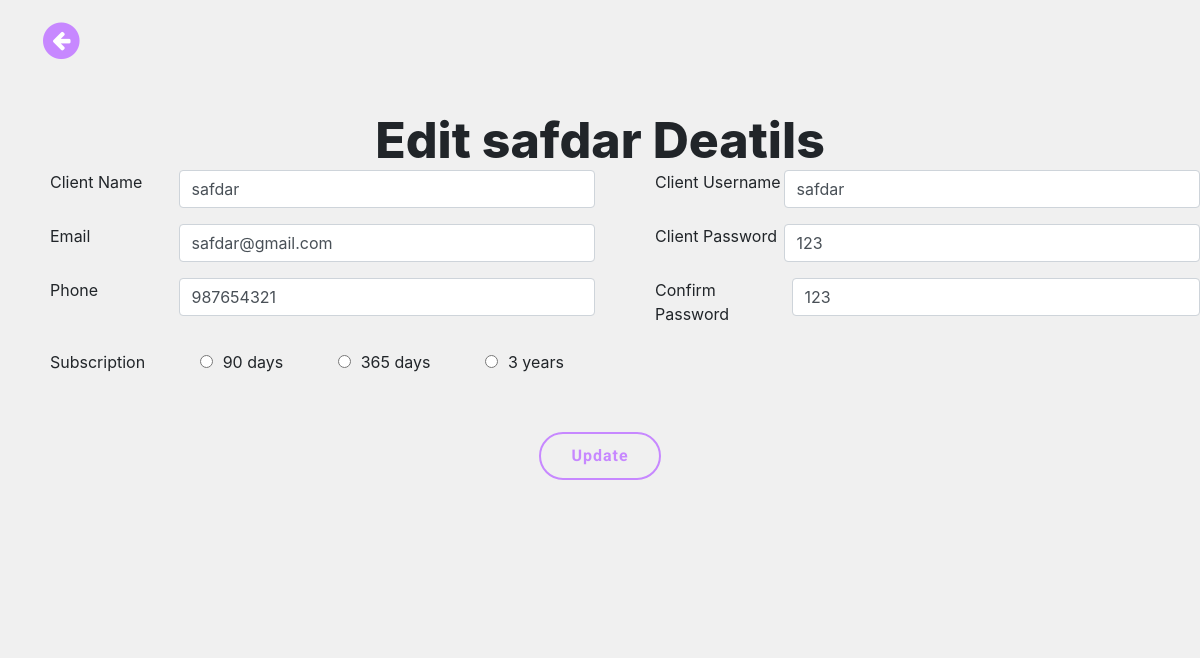
Page /admin/editclient.php?id=3 on the committed database.
### tables this page shows
CREATE TABLE `client` (
  `id` int(255) NOT NULL,
  `name` varchar(255) NOT NULL,
  `email` varchar(255) NOT NULL,
  `mobile` varchar(255) NOT NULL,
  `subscription` varchar(255) NOT NULL,
  `startdate` timestamp NOT NULL DEFAULT current_timestamp(),
  `username` varchar(255) NOT NULL,
  `password` varchar(255) NOT NULL,
  `message` varchar(255) NOT NULL,
  `status` varchar(255) NOT NULL
);

### admin/editclient.php (the view, shortened to what this page needs)
<!DOCTYPE html>
<html>
<head>
  <link rel="stylesheet" href="../style.css">
    <link rel="stylesheet" href="https://maxcdn.bootstrapcdn.com/bootstrap/4.4.1/css/bootstrap.min.css">
    <link rel="stylesheet" href="https://cdnjs.cloudflare.com/ajax/libs/font-awesome/4.7.0/css/font-awesome.css">
</head>
 <body>
  <a href="viewclient.php"><span class="fa-stack fa-lg"><i class="fa fa-circle fa-stack-2x"></i><i class="fa fa-arrow-left fa-stack-1x fa-inverse"></i></span></a>
 <form action="" method="POST" class="form2">
  <?php
  include "../connect.php";
  $ids= $_GET['id'];
  $showquery= "select * from client where id={$ids}";
  $showdata= mysqli_query($con,$showquery);
  $arrdata= mysqli_fetch_array($showdata);
      ?>
      <h1 class="form-heading">Edit <?php echo $arrdata['name'] ?> Deatils</h1>
        <div class="form-row">
          <div class="form-group col-md-6">
              <label for="inputEmail4">Client Name</label>
              <input type="text" class="form-control" name='name' value="<?php echo $arrdata['name'] ?>" >
          </div>
           <div class="form-group col-md-6">
              <label for="inputPassword4">Client Username</label>
              <input type="text" class="form-control" name="username" value="<?php echo $arrdata['username'] ?>">
           </div>
        </div>
        <div class="form-row">
          <div class="form-group col-md-6">
              <label for="inputAddress">Email</label>
              <input type="email" class="form-control" name="email" value="<?php echo $arrdata['email'] ?>" >
          </div>
          <div class="form-group col-md-6">
              <label for="inputAddress2">Client Password</label>
              <input type="text" class="form-control" name="password" value="<?php echo $arrdata['password'] ?>">
          </div>
        </div>
        <div class="form-row">
          <div class="form-group col-md-6">
            <label for="inputCity">Phone</label>
            <input type="text" class="form-control" name="phone" value="<?php echo $arrdata['mobile'] ?>">
          </div>
          <div class="form-group col-md-6">
            <label for="inputCity">Confirm Password</label>
            <input type="text" class="form-control" name="cpassword" value="<?php echo $arrdata['password'] ?>">
          </div>
        </div>
        <div class="form-group-radio">
          <label for="subscription">Subscription</label>
            <label class="radio-inline">
              <input type="radio" name="subscription" value='90'><span>90 days</span>
          </label>
          <label class="radio-inline">
              <input type="radio" name="subscription" value='365'><span>365 days</span>
          </label>
          <label class="radio-inline">
              <input type="radio" name="subscription" value='3'><span>3 years</span>
          </label>
              </div>
        <button type="submit" class="btn btn-login" name="update">Update</button>
    </form>
</body>
</html>

### style.css (style rules this page uses)
* { margin: 0; padding: 0; }
html { background: #f0f0f0; }
body { background: #f0f0f0; overflow-x: hidden; }
.fa-stack { position: absolute!important; top:20px; left:40px; font-size: 22px; color: #c788ff; transition: .4s; z-index: 999; }
.btn { padding: 17px 50px; text-decoration: none; color:whitesmoke; border:2px solid #c788ff; background: #c788ff; font-size: 22px; font-weight: bold; border-radius: 4px; transition:.4s; letter-spacing: 1px; font-family: 'Roboto', sans-serif; }
.form-heading { margin:40px 0 0 0; font-size: 50px; text-align: center; font-weight: 800; background: #f0f0f0; }
.form2 { padding:70px 0 100px 0; background: #f0f0f0; }
.form2 .form-group { display: flex; }
.form2 .form-group label { margin-left: 50px; }
.form2 .form-group input { margin-left:auto; width:70%; }
.form2 .form-group-radio label { margin-left: 50px; }
.form2 .form-group-radio span { margin-left: 10px; }
.form2 .btn-login { display: block; margin:50px auto; padding:10px 30px; border-radius: 24px; border:2px solid #c788ff; outline: none; color: #c788ff; font-weight: 700; transition: .3s; }

### rows in the picture
client: name "safdar", username "safdar", email "safdar@gmail.com", password "123", phone "987654321", cpassword "123"
